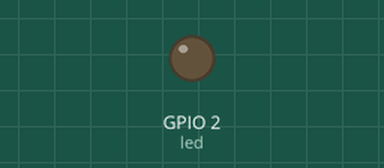
Recording of a program running on a simulated ESP32 board running MicroPython. Shown: output pins drawn as LEDs (lit = HIGH).

Above: at 30.79 s.
At 36.4 s:
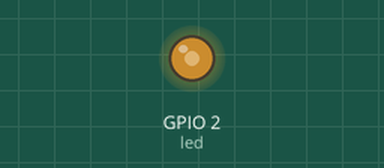
Timing chart, 0 to 40.0 s (numbered marks = the images above):
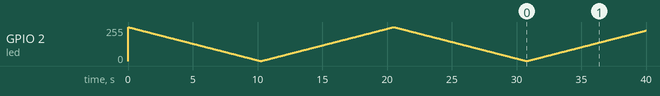

The program:

prj01.py
```python
##########匯入模組##########

from machine import Pin, PWM
from time import sleep


##########宣告與設定##########

frequency = 1000  # 頻率(Hz)
duty_cycle = 0  # 佔空比(0~1023)
led = PWM(Pin(2), freq=frequency, duty=duty_cycle)  # GPIO2，頻率1kHz，佔空比0%


##########主程式##########
"""
while True:
    led.duty(0)  # 設定佔空比 最亮
    sleep(2)  # 延遲2秒
    led.duty(700)  # 設定佔空比
    sleep(2)  # 延遲2秒
    led.duty(1023)  # 設定佔空比
    sleep(2)  # 延遲2秒
"""

# 呼吸燈:
while True:
    for duty_cycle in range(1023, -1, -1):  # 由暗到亮
        led.duty(duty_cycle)
        sleep(0.01)
    for duty_cycle in range(1024):  # 由亮到暗
        led.duty(duty_cycle)
        sleep(0.01)
```
